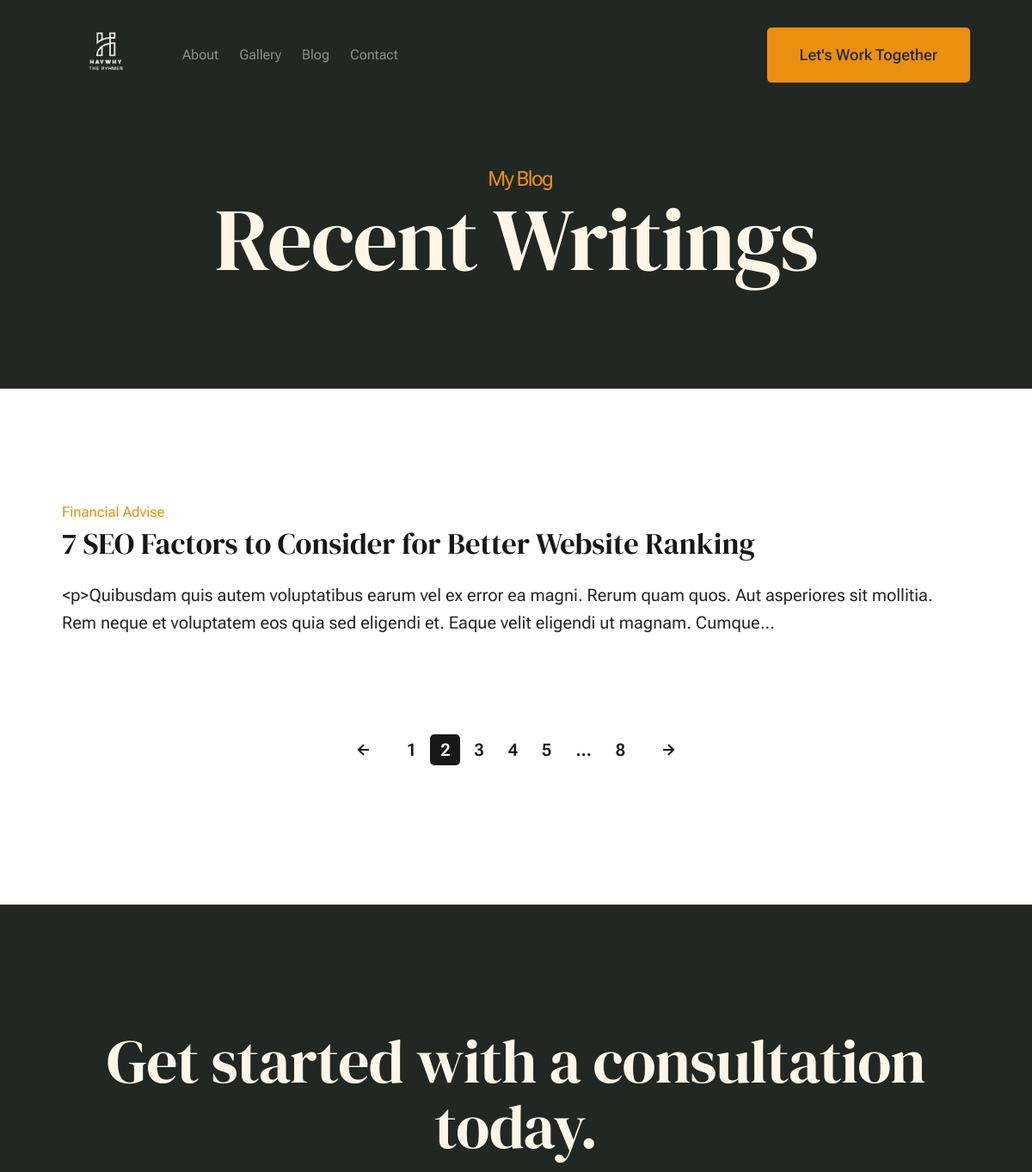
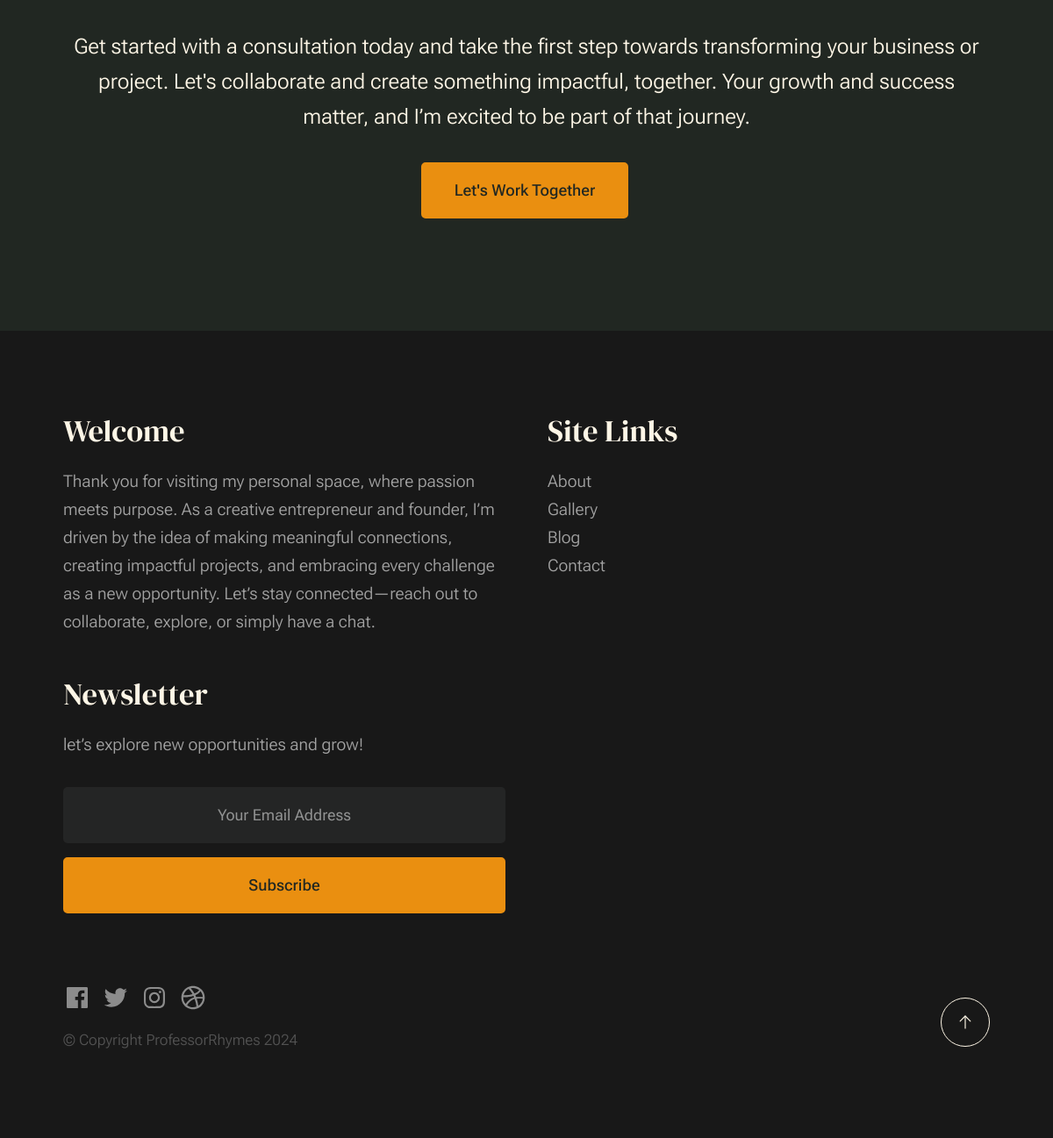
The page /blog/ on the database as committed earlier (2 pictures, top to bottom).
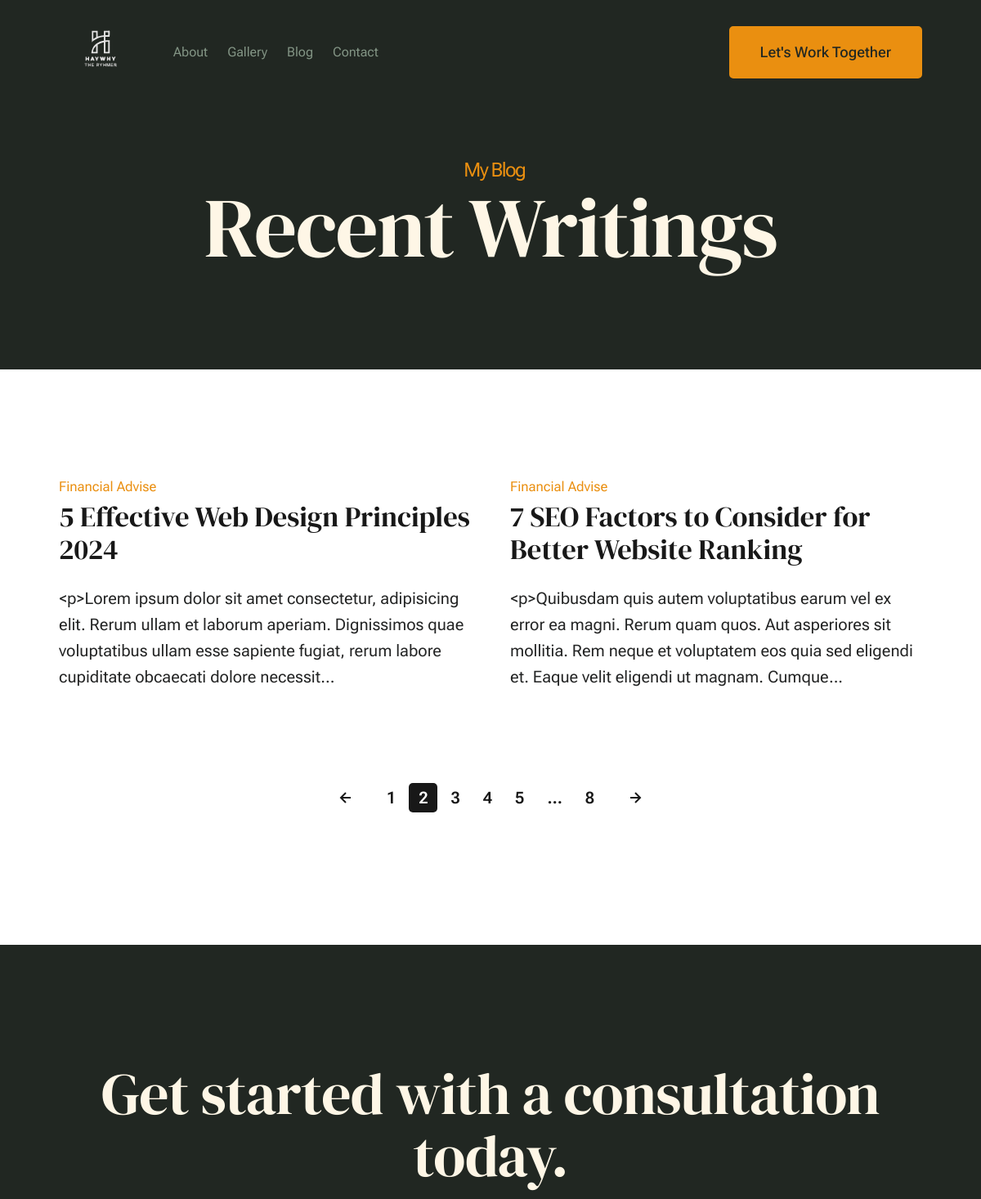
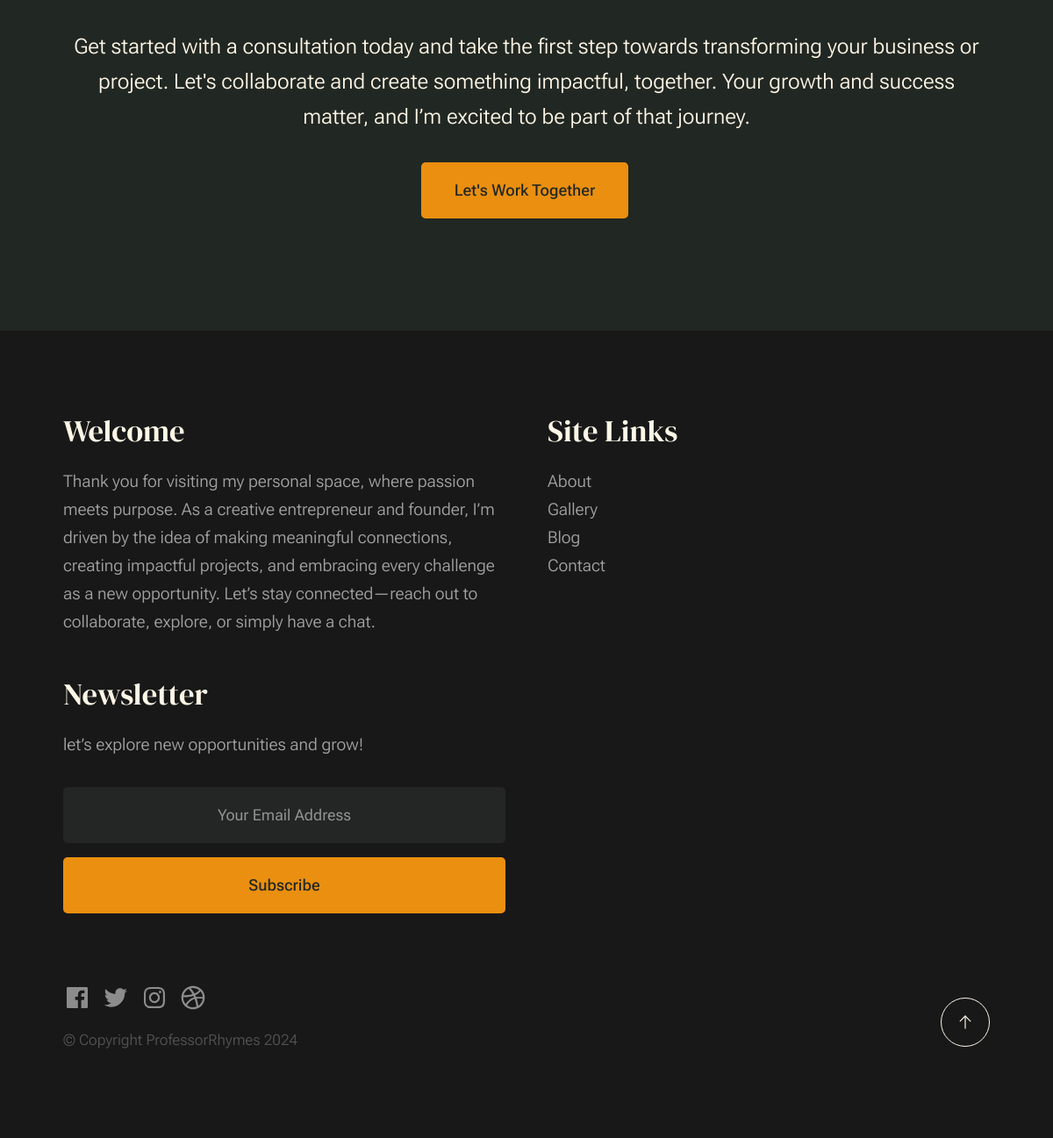
The same page on the database as committed later (2 pictures, top to bottom).
### main/models.py (models this page shows, shortened)
class BlogPost(models.Model):
    title = models.CharField(max_length=200)
    slug = models.SlugField(unique=True, blank=True)
    author = models.ForeignKey(User, on_delete=models.CASCADE)
    content = HTMLField()  # Using TinyMCE for rich text content
    category = models.ForeignKey(Category, on_delete=models.SET_NULL, null=True)
    tags = models.ManyToManyField(Tag, blank=True)
    excerpt = models.TextField(
        max_length=500, help_text="Short description for SEO purposes"
    )
    thumbnail = models.ImageField(upload_to="blog_images/", blank=True, null=True)
    published = models.BooleanField(default=False)
    created_at = models.DateTimeField(auto_now_add=True)
    updated_at = models.DateTimeField(auto_now=True)
    meta_description = models.CharField(
        max_length=160, help_text="For SEO meta tag description"
    )
    meta_keywords = models.CharField(
        max_length=255, help_text="SEO keywords separated by commas", blank=True
    )
    def get_absolute_url(self):
        return reverse("blog:blog_detail", args=[self.slug])
    class Meta:
        ordering = ["-created_at"]

class Category(models.Model):
    name = models.CharField(max_length=100)
    slug = models.SlugField(unique=True)
    def __str__(self):
        return self.name

### main/views.py (the view)
# urls.py: path("blog/", BlogListView.as_view(), name="blog"),
class BlogListView(ListView):
    model = BlogPost
    template_name = "blog.html"
    context_object_name = "posts"
    paginate_by = 6
    def get_queryset(self):
        queryset = BlogPost.objects.filter(published=True)
        category_slug = self.kwargs.get("category_slug")
        if category_slug:
            queryset = queryset.filter(category__slug=category_slug)
        tag_slug = self.kwargs.get("tag_slug")
        if tag_slug:
            queryset = queryset.filter(tags__slug=tag_slug)
        search_query = self.request.GET.get("q")
        if search_query:
            queryset = queryset.filter(
                Q(title__icontains=search_query) | Q(content__icontains=search_query)
            )
        return queryset
    def get_context_data(self, **kwargs):
        context = super().get_context_data(**kwargs)
        context["categories"] = Category.objects.all()
        return context

### templates/blog.html (shortened to what the changed rows need)
{% load static %}
<!DOCTYPE html>
<html lang="en" class="no-js" >
<head>
    <link rel="stylesheet" href="{% static 'css/vendor.css' %}">
    <link rel="stylesheet" href="{% static 'css/styles.css' %}">
</head>
<body id="top">
    <div id="page" class="s-pagewrap">
        <section id="content" class="s-content">
               <section class="s-pageheader pageheader">
                    <div class="row">
                        <div class="column xl-12">
                            <h1 class="page-title">
                                <span class="page-title__small-type text-pretitle">My Blog</span>
                                Recent Writings
                            </h1>
                        </div>
                    </div>
               </section>
               <section class="s-pagecontent pagecontent">
                    <div class="row">
                        <div class="column xl-12 grid-block">
                                <div class="grid-full grid-list-items">
                                    {% for post in posts %}
                                    <div class="grid-list-items__item blog-card">
                                        <div class="blog-card__header">
                                            <div class="blog-card__cat-links">
                                                <a href="blog.html">{{ post.category }}</a>
                                            </div>
                                            <h3 class="blog-card__title"><a href="{{ post.get_absolute_url }}">{{ post.title }}</a></h3>
                                        </div>
                                        <div class="blog-card__text">
                                            <p>
                                                {{ post.content|slice:":200" }}...
                                            </p>
                                        </div>
                                    </div>
                                    {% endfor %}
                                </div>
                        </div>
                    </div>
               </section>
        </section>
        <section id="cta" class="s-cta">
            <div class="row row-x-center text-center">
                <div class="column xl-8 lg-12">
                    <div class="s-cta__content">
                        <h2 class="text-display-title">
                        Get started with a consultation today.
                        </h2>
                    </div>
                </div>
            </div>
        </section>
        <footer class="s-footer">
            <div class="row s-footer__bottom">
                <div class="ss-go-top">
                    <a class="smoothscroll" title="Back to Top" href="#top">
                    </a>
                </div>
            </div>
        </footer>
    </div>
</body>
</html>

Rows that differ between the two databases and show on the page:
added BlogPost: category "Financial Advise", title "5 Effective Web Design Principles 2024", content "<p>Lorem ipsum dolor sit amet consectetur, adipisicing elit. Rerum ullam et laborum aperiam. Dignissimos quae voluptatibus ullam esse sapiente fugiat, rerum labore cupiditate obcaecati dolore necessit"
